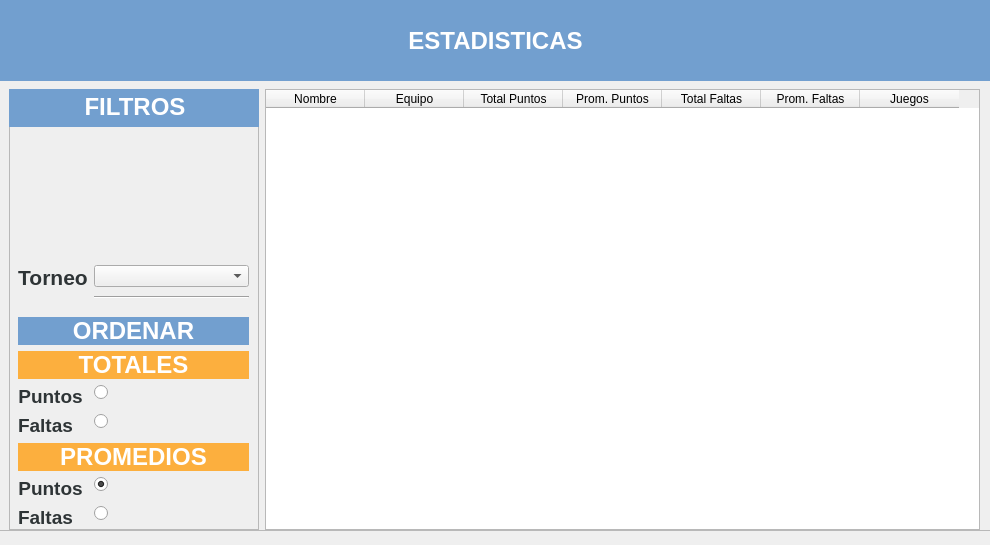
<?xml version="1.0" encoding="UTF-8"?>
<ui version="4.0">
 <class>Form</class>
 <widget class="QWidget" name="Form">
  <property name="geometry">
   <rect>
    <x>0</x>
    <y>0</y>
    <width>990</width>
    <height>545</height>
   </rect>
  </property>
  <property name="minimumSize">
   <size>
    <width>990</width>
    <height>545</height>
   </size>
  </property>
  <property name="maximumSize">
   <size>
    <width>990</width>
    <height>545</height>
   </size>
  </property>
  <property name="windowTitle">
   <string>Form</string>
  </property>
  <widget class="QFrame" name="frame">
   <property name="geometry">
    <rect>
     <x>-10</x>
     <y>0</y>
     <width>1001</width>
     <height>531</height>
    </rect>
   </property>
   <property name="frameShape">
    <enum>QFrame::StyledPanel</enum>
   </property>
   <property name="frameShadow">
    <enum>QFrame::Raised</enum>
   </property>
   <widget class="QWidget" name="horizontalLayoutWidget">
    <property name="geometry">
     <rect>
      <x>19</x>
      <y>89</y>
      <width>971</width>
      <height>441</height>
     </rect>
    </property>
    <layout class="QHBoxLayout" name="horizontalLayout">
     <item>
      <widget class="QFrame" name="frame_2">
       <property name="minimumSize">
        <size>
         <width>250</width>
         <height>0</height>
        </size>
       </property>
       <property name="frameShape">
        <enum>QFrame::StyledPanel</enum>
       </property>
       <property name="frameShadow">
        <enum>QFrame::Raised</enum>
       </property>
       <widget class="QWidget" name="formLayoutWidget">
        <property name="geometry">
         <rect>
          <x>9</x>
          <y>49</y>
          <width>231</width>
          <height>391</height>
         </rect>
        </property>
        <layout class="QFormLayout" name="formLayout">
         <item row="1" column="0">
          <widget class="QLabel" name="label_2">
           <property name="font">
            <font>
             <pointsize>16</pointsize>
             <weight>75</weight>
             <bold>true</bold>
            </font>
           </property>
           <property name="styleSheet">
            <string notr="true">color: rgb(46, 52, 54)</string>
           </property>
           <property name="text">
            <string>Torneo</string>
           </property>
           <property name="alignment">
            <set>Qt::AlignCenter</set>
           </property>
          </widget>
         </item>
         <item row="1" column="1">
          <widget class="QComboBox" name="comboBox"/>
         </item>
         <item row="2" column="0">
          <spacer name="verticalSpacer">
           <property name="orientation">
            <enum>Qt::Vertical</enum>
           </property>
           <property name="sizeHint" stdset="0">
            <size>
             <width>20</width>
             <height>15</height>
            </size>
           </property>
          </spacer>
         </item>
         <item row="2" column="1">
          <widget class="Line" name="line">
           <property name="orientation">
            <enum>Qt::Horizontal</enum>
           </property>
          </widget>
         </item>
         <item row="4" column="0" colspan="2">
          <widget class="QLabel" name="label_9">
           <property name="font">
            <font>
             <pointsize>18</pointsize>
             <weight>75</weight>
             <bold>true</bold>
            </font>
           </property>
           <property name="styleSheet">
            <string notr="true">background-color: rgb(114, 159, 207);
color: rgb(255, 255, 255);</string>
           </property>
           <property name="text">
            <string>ORDENAR</string>
           </property>
           <property name="alignment">
            <set>Qt::AlignCenter</set>
           </property>
          </widget>
         </item>
         <item row="5" column="0" colspan="2">
          <widget class="QLabel" name="label_10">
           <property name="font">
            <font>
             <pointsize>18</pointsize>
             <weight>75</weight>
             <bold>true</bold>
            </font>
           </property>
           <property name="styleSheet">
            <string notr="true">background-color: rgb(252, 175, 62);
color: rgb(255, 255, 255);</string>
           </property>
           <property name="text">
            <string>TOTALES</string>
           </property>
           <property name="alignment">
            <set>Qt::AlignCenter</set>
           </property>
          </widget>
         </item>
         <item row="6" column="0">
          <widget class="QLabel" name="label_7">
           <property name="font">
            <font>
             <pointsize>14</pointsize>
             <weight>75</weight>
             <bold>true</bold>
            </font>
           </property>
           <property name="styleSheet">
            <string notr="true">color: rgb(46, 52, 54)</string>
           </property>
           <property name="text">
            <string>Puntos</string>
           </property>
           <property name="alignment">
            <set>Qt::AlignCenter</set>
           </property>
          </widget>
         </item>
         <item row="6" column="1">
          <widget class="QRadioButton" name="radioButton_2">
           <property name="text">
            <string/>
           </property>
           <property name="checked">
            <bool>false</bool>
           </property>
          </widget>
         </item>
         <item row="7" column="0">
          <widget class="QLabel" name="label_6">
           <property name="font">
            <font>
             <pointsize>14</pointsize>
             <weight>75</weight>
             <bold>true</bold>
            </font>
           </property>
           <property name="styleSheet">
            <string notr="true">color: rgb(46, 52, 54)</string>
           </property>
           <property name="text">
            <string>Faltas</string>
           </property>
           <property name="alignment">
            <set>Qt::AlignCenter</set>
           </property>
          </widget>
         </item>
         <item row="7" column="1">
          <widget class="QRadioButton" name="radioButton">
           <property name="text">
            <string/>
           </property>
          </widget>
         </item>
         <item row="8" column="0" colspan="2">
          <widget class="QLabel" name="label_11">
           <property name="font">
            <font>
             <pointsize>18</pointsize>
             <weight>75</weight>
             <bold>true</bold>
            </font>
           </property>
           <property name="styleSheet">
            <string notr="true">background-color: rgb(252, 175, 62);
color: rgb(255, 255, 255);</string>
           </property>
           <property name="text">
            <string>PROMEDIOS</string>
           </property>
           <property name="alignment">
            <set>Qt::AlignCenter</set>
           </property>
          </widget>
         </item>
         <item row="9" column="0">
          <widget class="QLabel" name="label_12">
           <property name="font">
            <font>
             <pointsize>14</pointsize>
             <weight>75</weight>
             <bold>true</bold>
            </font>
           </property>
           <property name="styleSheet">
            <string notr="true">color: rgb(46, 52, 54)</string>
           </property>
           <property name="text">
            <string>Puntos</string>
           </property>
           <property name="alignment">
            <set>Qt::AlignCenter</set>
           </property>
          </widget>
         </item>
         <item row="9" column="1">
          <widget class="QRadioButton" name="radioButton_3">
           <property name="text">
            <string/>
           </property>
           <property name="checked">
            <bool>true</bool>
           </property>
          </widget>
         </item>
         <item row="10" column="0">
          <widget class="QLabel" name="label_13">
           <property name="font">
            <font>
             <pointsize>14</pointsize>
             <weight>75</weight>
             <bold>true</bold>
            </font>
           </property>
           <property name="styleSheet">
            <string notr="true">color: rgb(46, 52, 54)</string>
           </property>
           <property name="text">
            <string>Faltas</string>
           </property>
           <property name="alignment">
            <set>Qt::AlignCenter</set>
           </property>
          </widget>
         </item>
         <item row="10" column="1">
          <widget class="QRadioButton" name="radioButton_4">
           <property name="text">
            <string/>
           </property>
          </widget>
         </item>
         <item row="0" column="0">
          <spacer name="verticalSpacer_2">
           <property name="orientation">
            <enum>Qt::Vertical</enum>
           </property>
           <property name="sizeHint" stdset="0">
            <size>
             <width>20</width>
             <height>15</height>
            </size>
           </property>
          </spacer>
         </item>
        </layout>
       </widget>
       <widget class="QLabel" name="label_4">
        <property name="geometry">
         <rect>
          <x>0</x>
          <y>-3</y>
          <width>252</width>
          <height>41</height>
         </rect>
        </property>
        <property name="font">
         <font>
          <pointsize>18</pointsize>
          <weight>75</weight>
          <bold>true</bold>
         </font>
        </property>
        <property name="styleSheet">
         <string notr="true">background-color: rgb(114, 159, 207);
color: rgb(255, 255, 255);</string>
        </property>
        <property name="text">
         <string>FILTROS</string>
        </property>
        <property name="alignment">
         <set>Qt::AlignCenter</set>
        </property>
       </widget>
      </widget>
     </item>
     <item>
      <widget class="QTableWidget" name="tableWidget">
       <property name="editTriggers">
        <set>QAbstractItemView::NoEditTriggers</set>
       </property>
       <property name="alternatingRowColors">
        <bool>true</bool>
       </property>
       <property name="selectionMode">
        <enum>QAbstractItemView::SingleSelection</enum>
       </property>
       <property name="selectionBehavior">
        <enum>QAbstractItemView::SelectRows</enum>
       </property>
       <property name="textElideMode">
        <enum>Qt::ElideMiddle</enum>
       </property>
       <property name="sortingEnabled">
        <bool>true</bool>
       </property>
       <property name="wordWrap">
        <bool>false</bool>
       </property>
       <attribute name="horizontalHeaderDefaultSectionSize">
        <number>99</number>
       </attribute>
       <column>
        <property name="text">
         <string>Nombre</string>
        </property>
       </column>
       <column>
        <property name="text">
         <string>Equipo</string>
        </property>
       </column>
       <column>
        <property name="text">
         <string>Total Puntos</string>
        </property>
       </column>
       <column>
        <property name="text">
         <string>Prom. Puntos</string>
        </property>
       </column>
       <column>
        <property name="text">
         <string>Total Faltas</string>
        </property>
       </column>
       <column>
        <property name="text">
         <string>Prom. Faltas</string>
        </property>
       </column>
       <column>
        <property name="text">
         <string>Juegos</string>
        </property>
       </column>
      </widget>
     </item>
    </layout>
   </widget>
   <widget class="QLabel" name="label_8">
    <property name="geometry">
     <rect>
      <x>10</x>
      <y>0</y>
      <width>991</width>
      <height>81</height>
     </rect>
    </property>
    <property name="font">
     <font>
      <pointsize>18</pointsize>
      <weight>75</weight>
      <bold>true</bold>
     </font>
    </property>
    <property name="styleSheet">
     <string notr="true">background-color: rgb(114, 159, 207);
color: rgb(255, 255, 255);</string>
    </property>
    <property name="text">
     <string>ESTADISTICAS</string>
    </property>
    <property name="alignment">
     <set>Qt::AlignCenter</set>
    </property>
   </widget>
  </widget>
 </widget>
 <resources/>
 <connections/>
</ui>
